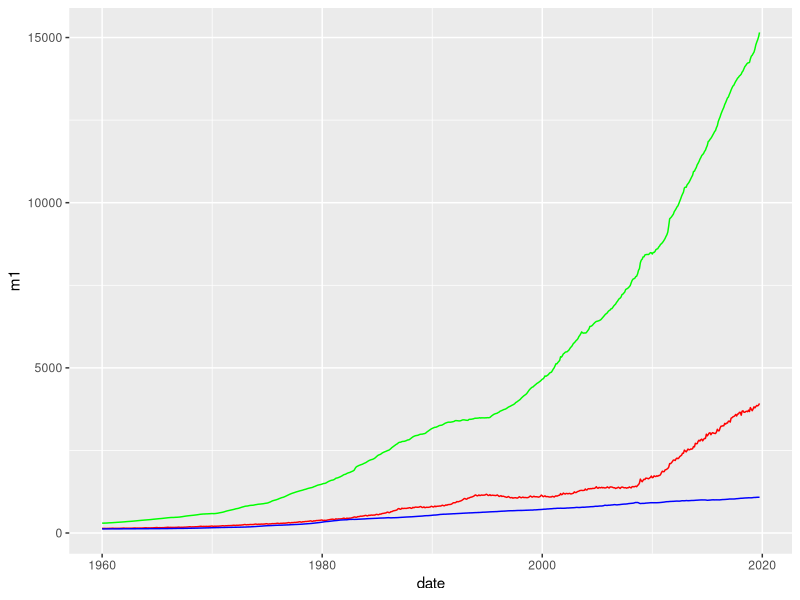

Here is the R script that generated this plot:
#
# FY_MPol_Regression.R
#
# OLS regessions using US monetary data
#
# DGB Apr 2020
#


#	We import the following US data series from the file FY_MPol_Data.csv:
#
#  Money supply (narrow) m1  
#  Money supply (broad) m3
#  Prices, p: consumer price index
#  Short rate(1), rs: 3-month T Bill rate
#  Short rate(2), rff: Fed Funds rate
#  Long rates, rl: 10-year interest rate (yield on 10-year gov bonds)
#  Output, y: Industrial production
#  Unemployment, u: Unemployment rate
#

rm(list = ls())  # This line clears R's memory of data so that we start from a clean slate for this program with nothing hanging around from any programs we ran earlier.

#
# Import the data into a data frame, which we will call mpdata.
#

mpdata = read.csv("FY_MPol_Data.csv", header=TRUE)

mpdata[["date"]] <- as.Date(mpdata[["date"]])  # Tell R to treat the 'date' column as dates and not character strings.


#
# Graph the data
#

library(ggplot2)
ggplot(mpdata, aes(date)) + geom_line(aes(y=m1),colour="red") + geom_line(aes(y=p*10),colour="blue") + geom_line(aes(y=m3),colour="green") 


#
# Estimate a very simple 'monetarist' equation: P = k*M
#

mod1 <- lm(p~m1, data = mpdata)
summary(mod1)


# --- Add another variable (y)
mod2 <- lm(p~m1 + y, data = mpdata)
summary(mod2)


# --- Restrict the sample period
mpdata_2 <- subset(mpdata, date > "1960-01-01" & date < "1985-01-01")
mod3 <- lm(p~m1 + y+I(m1/y), data = mpdata_2)
summary(mod3)


# --- Use the ratio of m and y
mod4 <- lm(p~I(m1/y), data = mpdata_2)
summary(mod4)



# --------------------- end of file --------------------


